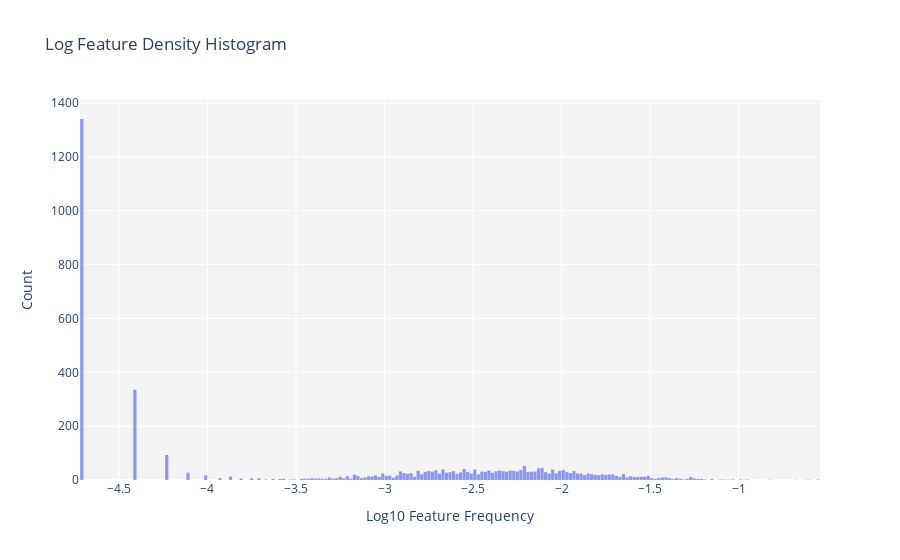

Notebook code for this chart:
### Code cell
def plot_histogram_px(log_frequencies, num_bins=100):
    fig = px.histogram(
        x=log_frequencies,
        nbins=num_bins,
        labels={'x': 'Log10 Feature Frequency', 'y': 'Count'},
        title='Log Feature Density Histogram',
        opacity=0.7,
    )
    fig.update_layout(
        bargap=0.1,
        xaxis_title='Log10 Feature Frequency',
        yaxis_title='Count',
        plot_bgcolor='rgba(240, 240, 240, 0.8)',  # Light gray background
        xaxis=dict(showgrid=True, gridwidth=1, gridcolor='White'),
        yaxis=dict(showgrid=True, gridwidth=1, gridcolor='White'),
    )
    fig.show()

    
plot_histogram_px(log_frequencies, num_bins=240)

### Figure 1 — Plotly figure (JSON) as saved in the notebook; plotly's stock layout.template omitted (floating-point values rounded to 4 significant figures; data arrays with more than 128 entries replaced by an {"elided": "..."} marker saying what was removed)
{"data": [{"alignmentgroup": "True", "bingroup": "x", "hovertemplate": "Log10 Feature Frequency=%{x}<br>count=%{y}<extra></extra>", "legendgroup": "", "marker": {"color": "#636efa", "opacity": 0.7, "pattern": {"shape": ""}}, "name": "", "nbinsx": 240, "offsetgroup": "", "orientation": "v", "showlegend": false, "type": "histogram", "x": {"elided": "8192 float values"}, "xaxis": "x", "yaxis": "y"}], "layout": {"bargap": 0.1, "barmode": "relative", "legend": {"tracegroupgap": 0}, "plot_bgcolor": "rgba(240, 240, 240, 0.8)", "title": {"text": "Log Feature Density Histogram"}, "xaxis": {"anchor": "y", "domain": [0, 1], "gridcolor": "White", "gridwidth": 1, "showgrid": true, "title": {"text": "Log10 Feature Frequency"}}, "yaxis": {"anchor": "x", "domain": [0, 1], "gridcolor": "White", "gridwidth": 1, "showgrid": true, "title": {"text": "Count"}}}}
